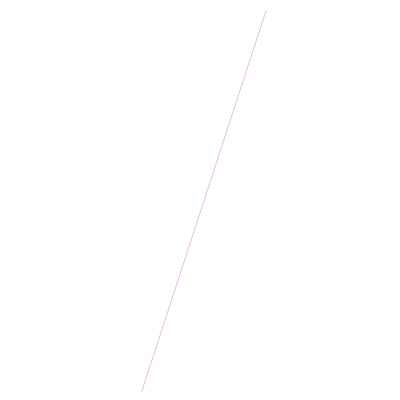
Frame 1 (no input)
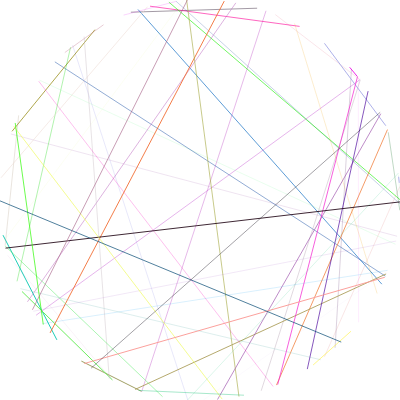
Frame 60 (no input)
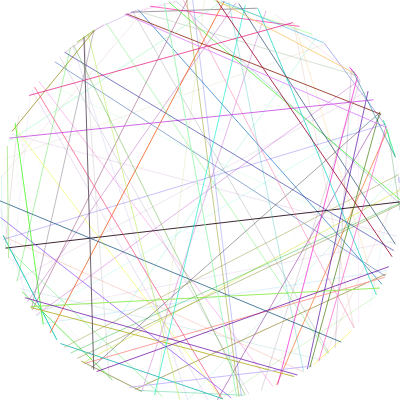
Frame 120 (the mouse pressed at the canvas centre since frame 60)

The p5.js sketch that drew these frames (run headless with seeded random() and noise() and a simulated clock; from frame 60 on, the mouse is pressed at the canvas centre):

// p5.js sketch
// ── sketch.js
function setup() {
  createCanvas(400, 400);
  background(255, 255, 255);
}

function draw() {
  randomChord();
}

function randomChord() {
  R = random(255);
	G = random(255);
	B = random(255);
	A = random(255);
  
  stroke(R, G, B, A);
  
  var angle1 = random(0, 2 * PI);
  var xpos1 = 200 + 200 * cos(angle1);
  var ypos1 = 200 + 200 * sin(angle1);

  var angle2 = random(0, 2 * PI);
  var xpos2 = 200 + 200 * cos(angle2);
  var ypos2 = 200 + 200 * sin(angle2);

  line(xpos1, ypos1, xpos2, ypos2);
}
